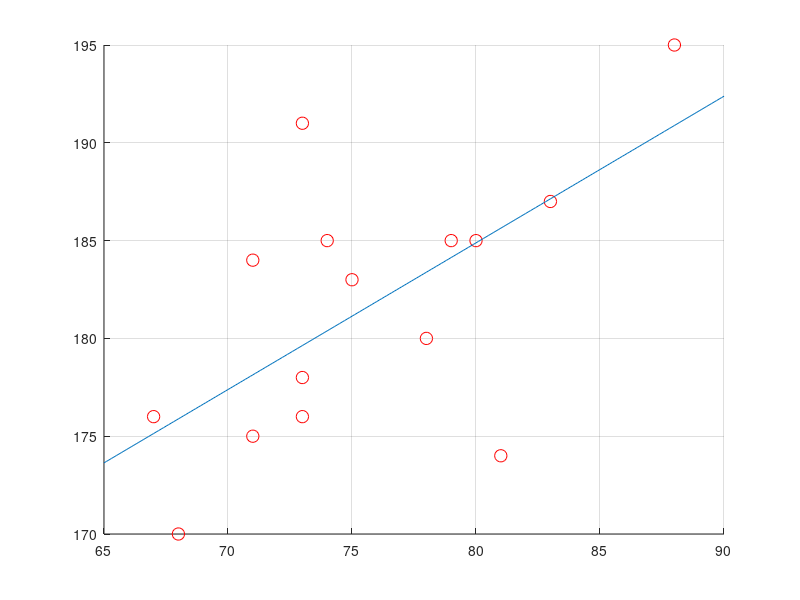

Write MATLAB code to recreate this figure.
%%%%%%%%%%%%%%%%%%%%%%%%%%%%%%%%%%%%%%%%%%%%%
%% 《控制之美-卷二》 代码
%% 作者：王天威，黄军魁
%% 清华大学出版社
%% 程序名称：Linear_Regression_gradient_descent.m
%% 程序功能：简单线性回归案例，梯度下降法 （2.4节案例）
%%%%%%%%%%%%%%%%%%%%%%%%%%%%%%%%%%%%%%%%%%%%%
%% 程序初始化，清空工作空间，缓存，
clear all;
close all;
clc;
%%%%%%%%%%%%%%%%%%%%%%%%%%
% 定义z向量
z = [183; 175; 187; 185; 176; 176; 185; 191; 195; 185; 174; 180; 178; 170; 184];
% 定义x向量
x = [75; 71; 83; 74; 73; 67; 79; 73; 88; 80; 81; 78; 73; 68; 71];
% 扩展x向量
x = [ones(length(x),1) x];
% 定义y向量
y = zeros(2,1);

%%%%%%%%%%%%%%%%%%%%%%%%%%
%%% 梯度下降法%%%%%%%%%%%%%%
% 定义初始值
y = [120;1];
% 定义学习率
alpha = [0.001 0; 0 0.00001];
% 定义停止条件阈值，用于判断系统是否到达稳态
tol = 1e-4;
% 初始化函数变化
diff = Inf;
% 定义迭代次数
i = 0;
% 定义最大迭代次数，用于限制程序运行时间
max_iter = 100000;

while diff > tol
  % 保存上一次f_y
    f_y_pre = transpose (z)*z -2*transpose (z)*x*y + transpose (y)*transpose (x)*x*y;
  % 更新y
  y = y - alpha* transpose (x) * ( - z + x * y);
  % 计算当前f_y
  f_y = transpose (z)*z -2*transpose (z)*x*y + transpose (y)*transpose (x)*x*y;
  % 计算两次迭代后y的变化
  diff = abs(f_y-f_y_pre);
  % 更新迭代次数
  i = i+1;
    % 如程序超过预设最大迭代步，则报错
    if i > max_iter
         error('Maximum Number of Iterations Exceeded');
    end

end
%%%%%%%%%%%%%%%%%结果%%%%%%%%%%%%%%%%%%%%%%%%%%%
figure(1, 'position',[150 150 1000 400]);
% 定义横坐标
x_draw = 65:0.1:90;
% 散点图
scatter(x(:,2),z, 80,"r");
hold on;
% 线型图
plot (x_draw, y(2)*x_draw+ y(1));
grid on;



